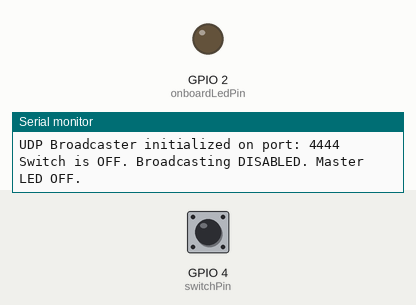
This sketch was run on a simulated ESP32. Shown: output pins drawn as LEDs (lit = HIGH), the last lines printed to the serial monitor. The inputs (shaded band) are chosen by the test bench; at power-on: GPIO 4 (switchPin) HIGH.

Above: at 1.2 s.
1.3 s: GPIO 4 (switchPin) pulled LOW for 0.15 s
At 1.51 s:
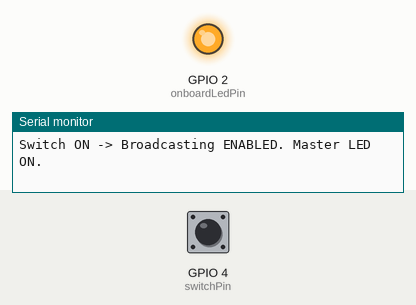
3.1 s: GPIO 4 (switchPin) pulled LOW for 3.2 s
At 6.9 s:
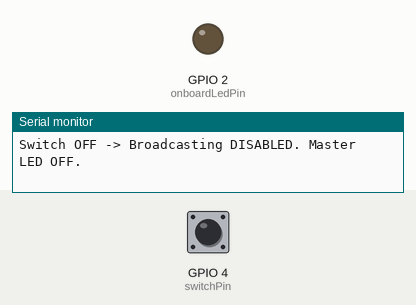
Timing chart, 0 to 8.4 s (numbered marks = the images above; inputs shaded):
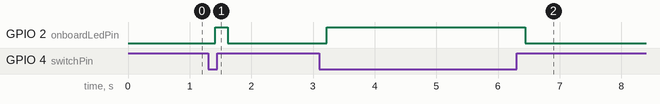

The sketch:

master.ino
```cpp
// --- ESP32 Master (Switch Controlled UDP Broadcaster) ---

#include <WiFi.h>
#include <WiFiUdp.h>

// --- WiFi Access Point Configuration ---
const char* ap_ssid = "Gatik_bhai_ke_esp32"; // SSID for the AP
const char* ap_password = "longpassword";  // Password for the AP (min 8 characters)

// --- LED Configuration ---
const int onboardLedPin = 2; // GPIO pin for the onboard LED

// --- Switch Configuration ---
const int switchPin = 4; // GPIO pin connected to the switch

// --- UDP Broadcast Configuration ---
const unsigned int broadcastPort = 4444;         // Port to broadcast on
const char* broadcastMessage = "MASTER_SIGNAL"; // The message to broadcast
WiFiUDP Udp;

// Debounce variables for the switch (optional but good practice)
unsigned long lastDebounceTime = 0;
unsigned long debounceDelay = 50; // 50 milliseconds
int lastSwitchState = HIGH;       // Assuming switch is off initially (due to pull-up)
int currentSwitchState = HIGH;

bool isBroadcasting = false; // Tracks if we should be broadcasting

void setup() {
  Serial.begin(115200);
  while (!Serial); // Wait for Serial Monitor to connect
  Serial.println("\nESP32 Master Switch-Controlled Broadcaster Sketch");

  // Configure the onboard LED pin as an output
  pinMode(onboardLedPin, OUTPUT);
  digitalWrite(onboardLedPin, LOW); // Ensure LED is off initially

  // Configure the switch pin as an input with an internal pull-up resistor
  pinMode(switchPin, INPUT_PULLUP);
  currentSwitchState = digitalRead(switchPin); // Read initial state
  lastSwitchState = currentSwitchState;
  if (currentSwitchState == LOW) { // Switch is ON at boot
      isBroadcasting = true;
  }


  // Configure ESP32 as a WiFi Access Point
  Serial.print("Setting up Access Point: ");
  Serial.println(ap_ssid);
  if (WiFi.softAP(ap_ssid, ap_password)) {
    Serial.println("Access Point CREATED");
    IPAddress myIP = WiFi.softAPIP();
    Serial.print("AP IP address: ");
    Serial.println(myIP);
  } else {
    Serial.println("Failed to create Access Point!");
    Serial.println("Restarting ESP32...");
    delay(1000);
    ESP.restart();
  }

  // Begin UDP.
  if (Udp.begin(broadcastPort)) {
    Serial.print("UDP Broadcaster initialized on port: ");
    Serial.println(broadcastPort);
  } else {
    Serial.println("Failed to start UDP Broadcaster!");
    // Handle error appropriately
  }

  // Initial status message based on switch state
  if (isBroadcasting) {
    digitalWrite(onboardLedPin, HIGH);
    Serial.println("Switch is ON. Broadcasting ENABLED. Master LED ON.");
  } else {
    digitalWrite(onboardLedPin, LOW);
    Serial.println("Switch is OFF. Broadcasting DISABLED. Master LED OFF.");
  }
}

void loop() {
  // Read the switch state with debounce
  int reading = digitalRead(switchPin);

  // If the switch changed, due to noise or pressing:
  if (reading != lastSwitchState) {
    lastDebounceTime = millis(); // Reset the debouncing timer
  }

  if ((millis() - lastDebounceTime) > debounceDelay) {
    // Whatever the reading is at, it's been there for longer than the debounce
    // delay, so take it as the actual current state:
    if (reading != currentSwitchState) {
      currentSwitchState = reading;

      if (currentSwitchState == LOW) { // Switch has been turned ON
        isBroadcasting = true;
        digitalWrite(onboardLedPin, HIGH);
        Serial.println("Switch ON -> Broadcasting ENABLED. Master LED ON.");
      } else { // Switch has been turned OFF (currentSwitchState == HIGH)
        isBroadcasting = false;
        digitalWrite(onboardLedPin, LOW);
        Serial.println("Switch OFF -> Broadcasting DISABLED. Master LED OFF.");
      }
    }
  }
  lastSwitchState = reading; // Save the reading for next time

  // --- Broadcasting Logic ---
  if (isBroadcasting) {
    // Determine the broadcast IP address for the AP's subnet.
    IPAddress broadcastIP = WiFi.softAPBroadcastIP();

    // Send the broadcast message
    Udp.beginPacket(broadcastIP, broadcastPort);
    Udp.write((const unsigned char*)broadcastMessage, strlen(broadcastMessage));
    Udp.endPacket();

    // Optional: Print confirmation of sending (can be very noisy)
    // Serial.print("Broadcast sent: "); Serial.println(broadcastMessage);

  } else {
    // Not broadcasting, LED should be off (already handled by switch logic)
  }

  // Delay slightly to prevent flooding and allow other tasks
  delay(100); // Adjust as needed. If broadcasting, this sets the broadcast interval.
}
```

Measured:
- after the input at 1.3 s, GPIO 2 (onboardLedPin): LOW → HIGH after 0.12 s, → LOW 0.20 s later
- after the input at 3.1 s, GPIO 2 (onboardLedPin): LOW → HIGH after 0.12 s, → LOW 3.2 s later
